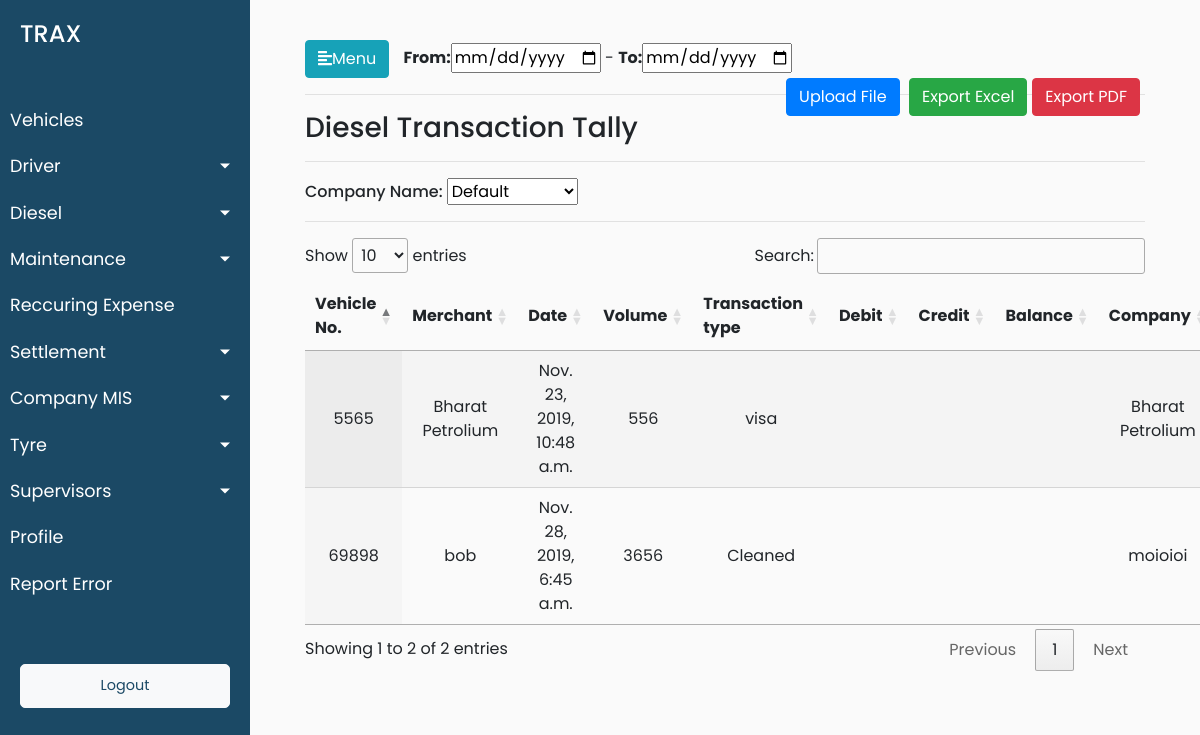
Screenshot of /diesel/transaction_tally with the database file from the repository.
### trax_vehicle_manager_data/models.py (models this page shows, shortened)
class Expenses(models.Model):
    expense_name = models.CharField(max_length=50)
    expense_id = models.PositiveSmallIntegerField()
    expense_vehicle_id = models.ForeignKey(Vehicles, on_delete = models.CASCADE)

class Diesel(Expenses):
    terminal_id = models.CharField(max_length=900,blank=True)
    transaction_date = models.DateTimeField(default=timezone.now,blank=True)
    merchant = models.CharField(max_length=900,blank=True)
    account_number = models.CharField(max_length=900,blank=True)
    card_used = models.CharField(max_length=900,blank=True)
    vehicle_number = models.CharField(max_length=900,blank=True)
    vehicle_detail = models.CharField(max_length=900,blank=True)
    transaction_type = models.CharField(max_length=900,blank=True)
    diesel_rate = models.CharField(max_length=900,blank=True)
    volume = models.CharField(max_length=900,blank=True)
    amount_Rs = models.CharField(max_length=900,blank=True)
    balance_Rs = models.CharField(max_length=900,blank=True)
    odometer_reading = models.CharField(max_length=900,blank=True)
    ownership = models.CharField(max_length=900,blank=True)

### trax_vehicle_manager_data/views.py (the view)
# urls.py: path('diesel/transaction_tally',views.transaction_tally,name='transaction_tally'),
def transaction_tally(request):
    diesel_objects = Diesel.objects.all()
    data = {'diesel_objects':diesel_objects}
    return render(request,'trax_vehicle_manager_data/diesel_transaction_tally.html',data)

### trax_vehicle_manager_data/templates/trax_vehicle_manager_data/diesel_transaction_tally.html (shortened to what this page needs)
{% extends 'trax_vehicle_manager_data/base.html' %}
{% load static %}
{% block stylesheets %}
<link rel="stylesheet" href="//cdn.datatables.net/1.10.19/css/jquery.dataTables.min.css">
{% endblock stylesheets %}
{% block content %}
<span><span id="date"><b>From:</b><input type="date"> - <b>To:</b><input type="date"></span><span id="btn"><button class="btn btn-primary">Upload File</button>
        <button class="btn btn-success">Export Excel</button><button class="btn btn-danger">Export PDF</button></span> </span>
<hr>
<h3>Diesel Transaction Tally</h3>
<hr>
<div>
    <form>
        <h6> Company Name:
            <select>
                <option>Default</option>
            </select>
        </h6>
    </form>
</div>
<hr>
<div>
    <table id="test_table" class="display" style="width:100%">
        <thead>
            <tr>
                <th>Vehicle No.</th>
                <th>Merchant</th>
                <th>Date</th>
                <th>Volume</th>
                <th>Transaction type</th>
                <th>Debit</th>
                <th>Credit</th>
                <th>Balance</th>
                <th>Company</th>
            </tr>
        </thead>
        <tbody>
        {% for one_diesel_object in diesel_objects %}
            <tr>
                <td>{{one_diesel_object.vehicle_number}}</td>
                <td>{{one_diesel_object.merchant}}</td>
                <td>{{one_diesel_object.transaction_date}}</td>
                <td>{{one_diesel_object.volume}}</td>
                <td>{{one_diesel_object.transaction_type}}</td>
                <td>{{one_diesel_object.}}</td>
                <td>{{one_diesel_object.}}</td>
                <td>{{one_diesel_object.}}</td>
                <td>{{one_diesel_object.ownership}}</td>
            </tr>
        {% endfor %}
        </tbody>
    </table>
</div>
{% endblock %}

### trax_vehicle_manager_data/static/trax_vehicle_manager_data/style.css (style rules this page uses)
body { font-family: 'Poppins', sans-serif; background: #fafafa; }
#test_table { text-align: center; }
#btn { float: right; }
#btn> button { margin-right: 5px; }
#date { margin-left: 10px; }
#date>input { width: 150px; }

### rows the page displays
Diesel: vehicle_number "5565", merchant "Bharat Petrolium", transaction_date "Nov. 23, 2019, 10:48 a.m.", volume "556", transaction_type "visa", ownership "Bharat Petrolium"
Diesel: vehicle_number "69898", merchant "bob", transaction_date "Nov. 28, 2019, 6:45 a.m.", volume "3656", transaction_type "Cleaned", ownership "moioioi"
